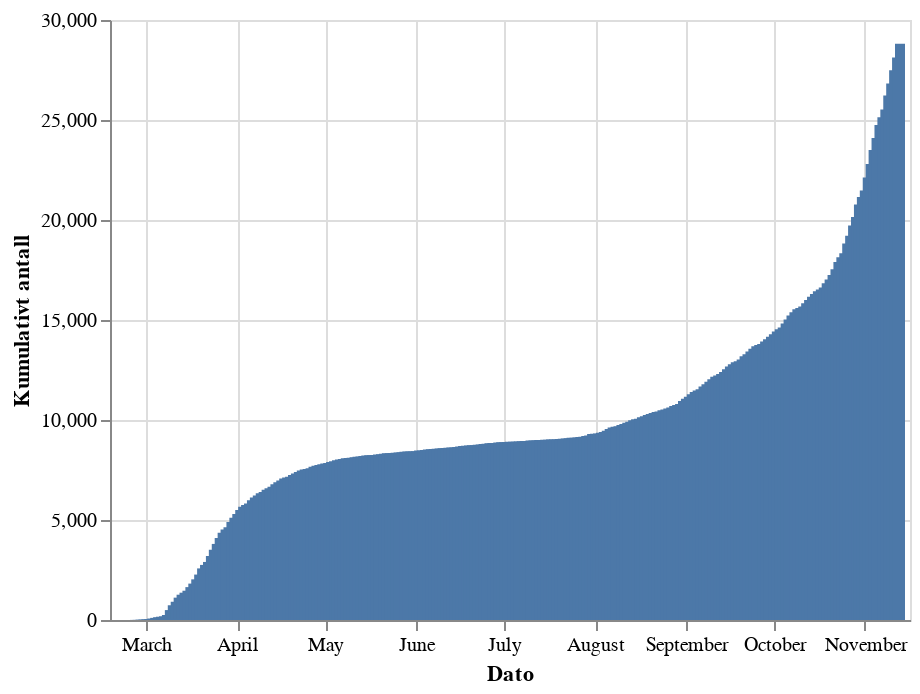

Notebook cell for this chart:
### Code cell
county = 'all counties'
start=pd.to_datetime('21.02.2020', utc=True, dayfirst=True)
end=pd.to_datetime('13.11.2020', utc=True, dayfirst=True)
df = read_from_file(county, start, end)
df = df.sort_values('Kumulativt antall')
alt.Chart(df).mark_bar().encode(
    x=alt.X('Dato'),#, bin=alt.Bin(maxbins=2000)),
    y=alt.Y('Kumulativt antall')
    #y=alt.Y('Nye tilfeller')
)

### Figure 1 — Vega-Lite specification as saved in the notebook (floating-point values rounded to 4 significant figures; data arrays with more than 128 entries replaced by an {"elided": "..."} marker saying what was removed)
{"config": {"view": {"continuousWidth": 400, "continuousHeight": 300}}, "data": {"name": "data-3c51e25ee6fc3ccf8217f973ae4c6cec"}, "mark": "bar", "encoding": {"x": {"type": "temporal", "field": "Dato"}, "y": {"type": "quantitative", "field": "Kumulativt antall"}}, "$schema": "https://vega.github.io/schema/vega-lite/v4.8.1.json", "datasets": {"data-3c51e25ee6fc3ccf8217f973ae4c6cec": {"elided": "267 records"}}}
